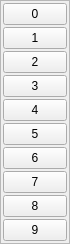
        <widget class="QFrame" name="fr_left">
         <property name="enabled">
          <bool>true</bool>
         </property>
         <property name="minimumSize">
          <size>
           <width>60</width>
           <height>0</height>
          </size>
         </property>
         <property name="maximumSize">
          <size>
           <width>70</width>
           <height>16777215</height>
          </size>
         </property>
         <property name="frameShape">
          <enum>QFrame::StyledPanel</enum>
         </property>
         <property name="frameShadow">
          <enum>QFrame::Raised</enum>
         </property>
         <layout class="QVBoxLayout" name="verticalLayout">
          <property name="spacing">
           <number>2</number>
          </property>
          <property name="leftMargin">
           <number>2</number>
          </property>
          <property name="topMargin">
           <number>2</number>
          </property>
          <property name="rightMargin">
           <number>2</number>
          </property>
          <property name="bottomMargin">
           <number>2</number>
          </property>
          <item>
           <widget class="QPushButton" name="pb_left_0">
            <property name="sizePolicy">
             <sizepolicy hsizetype="Expanding" vsizetype="Expanding">
              <horstretch>0</horstretch>
              <verstretch>0</verstretch>
             </sizepolicy>
            </property>
            <property name="text">
             <string>0</string>
            </property>
           </widget>
          </item>
          <item>
           <widget class="QPushButton" name="pb_left_1">
            <property name="sizePolicy">
             <sizepolicy hsizetype="Expanding" vsizetype="Expanding">
              <horstretch>0</horstretch>
              <verstretch>0</verstretch>
             </sizepolicy>
            </property>
            <property name="text">
             <string>1</string>
            </property>
           </widget>
          </item>
          <item>
           <widget class="QPushButton" name="pb_left_2">
            <property name="sizePolicy">
             <sizepolicy hsizetype="Expanding" vsizetype="Expanding">
              <horstretch>0</horstretch>
              <verstretch>0</verstretch>
             </sizepolicy>
            </property>
            <property name="text">
             <string>2</string>
            </property>
           </widget>
          </item>
          <item>
           <widget class="QPushButton" name="pb_left_3">
            <property name="sizePolicy">
             <sizepolicy hsizetype="Expanding" vsizetype="Expanding">
              <horstretch>0</horstretch>
              <verstretch>0</verstretch>
             </sizepolicy>
            </property>
            <property name="text">
             <string>3</string>
            </property>
           </widget>
          </item>
          <item>
           <widget class="QPushButton" name="pb_left_4">
            <property name="sizePolicy">
             <sizepolicy hsizetype="Expanding" vsizetype="Expanding">
              <horstretch>0</horstretch>
              <verstretch>0</verstretch>
             </sizepolicy>
            </property>
            <property name="text">
             <string>4</string>
            </property>
           </widget>
          </item>
          <item>
           <widget class="QPushButton" name="pb_left_5">
            <property name="sizePolicy">
             <sizepolicy hsizetype="Expanding" vsizetype="Expanding">
              <horstretch>0</horstretch>
              <verstretch>0</verstretch>
             </sizepolicy>
            </property>
            <property name="text">
             <string>5</string>
            </property>
           </widget>
          </item>
          <item>
           <widget class="QPushButton" name="pb_left_6">
            <property name="sizePolicy">
             <sizepolicy hsizetype="Expanding" vsizetype="Expanding">
              <horstretch>0</horstretch>
              <verstretch>0</verstretch>
             </sizepolicy>
            </property>
            <property name="text">
             <string>6</string>
            </property>
           </widget>
          </item>
          <item>
           <widget class="QPushButton" name="pb_left_7">
            <property name="sizePolicy">
             <sizepolicy hsizetype="Expanding" vsizetype="Expanding">
              <horstretch>0</horstretch>
              <verstretch>0</verstretch>
             </sizepolicy>
            </property>
            <property name="text">
             <string>7</string>
            </property>
           </widget>
          </item>
          <item>
           <widget class="QPushButton" name="pb_left_8">
            <property name="sizePolicy">
             <sizepolicy hsizetype="Expanding" vsizetype="Expanding">
              <horstretch>0</horstretch>
              <verstretch>0</verstretch>
             </sizepolicy>
            </property>
            <property name="text">
             <string>8</string>
            </property>
           </widget>
          </item>
          <item>
           <widget class="QPushButton" name="pb_left_9">
            <property name="sizePolicy">
             <sizepolicy hsizetype="Expanding" vsizetype="Expanding">
              <horstretch>0</horstretch>
              <verstretch>0</verstretch>
             </sizepolicy>
            </property>
            <property name="text">
             <string>9</string>
            </property>
           </widget>
          </item>
         </layout>
        </widget>
